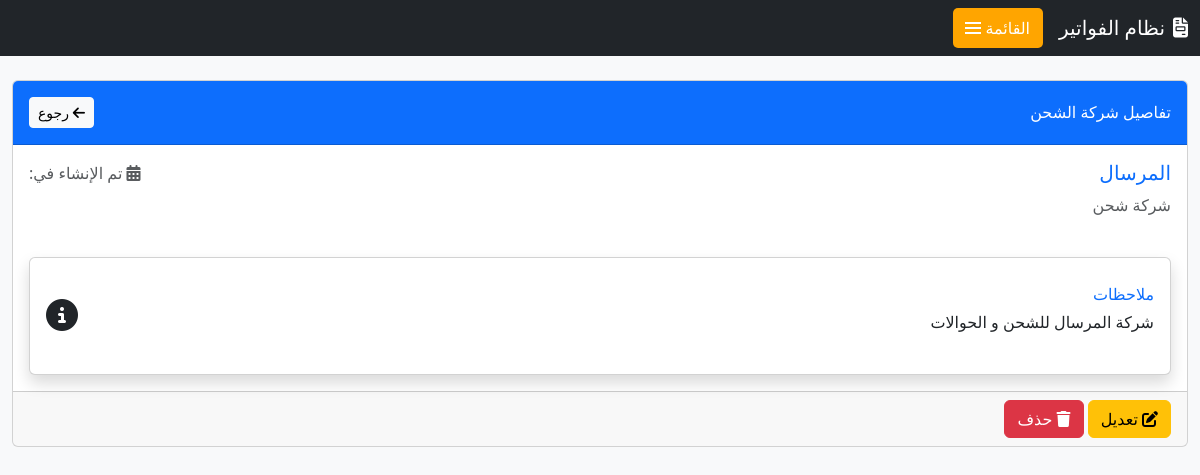
The page /invoice/shipping/34/ (signed in) on the database its author committed.
### invoice/models.py (models this page shows, shortened)
class Shipping_com_m(models.Model):
    shipping_company_name = models.CharField(max_length=255, blank=True , verbose_name=_(" شركة الشحن "))
    notes = models.TextField(blank=True , verbose_name=_(" العملة "))
    uniqueId = models.UUIDField(default=uuid4, editable=False, unique=True, verbose_name=_("الرقم المسلسل"))
    slug = models.SlugField(max_length=225, unique=True, blank=True, null=True)
    date_created = models.DateTimeField(auto_now_add=True)
    last_updated = models.DateTimeField(auto_now=True)
    class Meta:
        verbose_name = _('شركة الشحن')
        verbose_name_plural = _('شركات الشحن')

### invoice/views.py (the view)
# urls.py: path('shipping/<int:pk>/', ShippingDetailView.as_view(), name='shipping_detail'),
class ShippingDetailView(LoginRequiredMixin, PermissionRequiredMixin, DetailView):
    model = Shipping_com_m
    template_name = 'shipping/shipping_detail.html'
    context_object_name = 'shipping'
    permission_required = 'shipping.view_shippingcompany'

### templates/shipping/shipping_detail.html (shortened to what this page needs)
{% extends 'base.html' %}
{% block content %}
<div class="card mb-4">
    <div class="card-header py-3 d-flex justify-content-between align-items-center bg-primary text-white">
        <h6 class="m-0 font-weight-bold">تفاصيل شركة الشحن</h6>
        <div>
            <a href="{% url 'shipping_list' %}" class="btn btn-light btn-sm">
                <i class="fas fa-arrow-left"></i> رجوع
            </a>
        </div>
    </div>
    <div class="card-body">
        <div class="row mb-4">
            <div class="col-md-6">
                <h5 class="font-weight-bold text-primary">{{ shipping.shipping_company_name }}</h5>
                <p class="text-muted">شركة شحن</p>
            </div>
            <div class="col-md-6 text-md-end">
                <p class="text-muted">
                    <i class="fas fa-calendar-alt"></i> تم الإنشاء في: {{ shipping.created_at|date:"Y/m/d H:i" }}
                </p>
            </div>
        </div>
        <div class="row">
            <div class="col-12">
                <div class="card border-left-primary shadow h-100 py-2">
                    <div class="card-body">
                        <div class="row no-gutters align-items-center">
                            <div class="col mr-2">
                                <div class="text-xs font-weight-bold text-primary text-uppercase mb-1">
                                    ملاحظات
                                </div>
                                <div class="mb-0 font-weight-bold text-gray-800">
                                    {{ shipping.notes|default:"لا توجد ملاحظات"|linebreaks }}
                                </div>
                            </div>
                            <div class="col-auto">
                                <i class="fas fa-info-circle fa-2x text-gray-300"></i>
                            </div>
                        </div>
                    </div>
                </div>
            </div>
        </div>
    </div>
    <div class="card-footer text-right">
        {% if perms.shipping.change_shippingcompany %}
        <a href="{% url 'shipping_update' shipping.pk %}" class="btn btn-warning">
            <i class="fas fa-edit"></i> تعديل
        </a>
        {% endif %}
        {% if perms.shipping.delete_shippingcompany %}
        <a href="{% url 'shipping_delete' shipping.pk %}" class="btn btn-danger">
            <i class="fas fa-trash"></i> حذف
        </a>
        {% endif %}
    </div>
</div>
{% endblock %}

### templates/base.html (style rules this page uses)
:root { --orange-color: #FFA500; --orange-hover: #e69500; --sidebar-width: 280px; }
body { padding-top: 60px; background-color: #f8f9fa; }

### rows shown on the page
Shipping_com_m: shipping_company_name "المرسال", notes "شركة المرسال للشحن و الحوالات"
